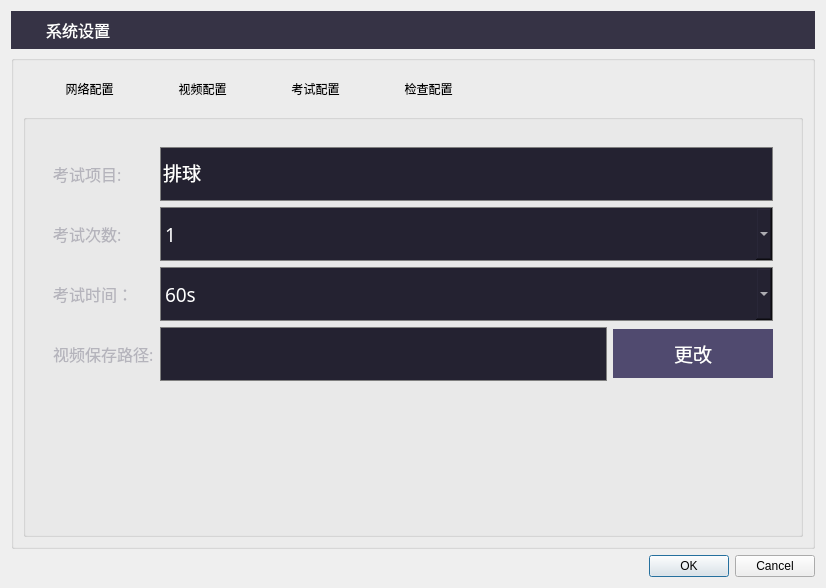
<?xml version="1.0" encoding="UTF-8"?>
<ui version="4.0">
 <class>SettingDialog</class>
 <widget class="QDialog" name="SettingDialog">
  <property name="geometry">
   <rect>
    <x>0</x>
    <y>0</y>
    <width>826</width>
    <height>588</height>
   </rect>
  </property>
  <property name="minimumSize">
   <size>
    <width>826</width>
    <height>588</height>
   </size>
  </property>
  <property name="windowTitle">
   <string>Dialog</string>
  </property>
  <property name="styleSheet">
   <string notr="true"/>
  </property>
  <layout class="QVBoxLayout" name="verticalLayout_11">
   <item>
    <widget class="QGroupBox" name="groupBox">
     <property name="styleSheet">
      <string notr="true">background-color: rgb(54, 51, 69);
border:0px;</string>
     </property>
     <property name="title">
      <string/>
     </property>
     <layout class="QHBoxLayout" name="horizontalLayout">
      <item>
       <widget class="QLabel" name="label">
        <property name="minimumSize">
         <size>
          <width>20</width>
          <height>20</height>
         </size>
        </property>
        <property name="maximumSize">
         <size>
          <width>20</width>
          <height>20</height>
         </size>
        </property>
        <property name="styleSheet">
         <string notr="true">border-image: url(:/resource/images/settings/settingIcon.png);</string>
        </property>
        <property name="text">
         <string/>
        </property>
       </widget>
      </item>
      <item>
       <widget class="QLabel" name="label_2">
        <property name="minimumSize">
         <size>
          <width>83</width>
          <height>20</height>
         </size>
        </property>
        <property name="font">
         <font>
          <family>Microsoft YaHei</family>
          <pointsize>12</pointsize>
         </font>
        </property>
        <property name="styleSheet">
         <string notr="true">color: rgb(255, 255, 255);</string>
        </property>
        <property name="text">
         <string>系统设置</string>
        </property>
       </widget>
      </item>
      <item>
       <spacer name="horizontalSpacer">
        <property name="orientation">
         <enum>Qt::Horizontal</enum>
        </property>
        <property name="sizeHint" stdset="0">
         <size>
          <width>635</width>
          <height>20</height>
         </size>
        </property>
       </spacer>
      </item>
      <item>
       <widget class="QPushButton" name="pbCloseSetting">
        <property name="minimumSize">
         <size>
          <width>18</width>
          <height>18</height>
         </size>
        </property>
        <property name="maximumSize">
         <size>
          <width>18</width>
          <height>18</height>
         </size>
        </property>
        <property name="styleSheet">
         <string notr="true">border-image: url(:/resource/images/settings/loginX.png);</string>
        </property>
        <property name="text">
         <string/>
        </property>
       </widget>
      </item>
     </layout>
    </widget>
   </item>
   <item>
    <widget class="QGroupBox" name="gbSettingContent_2">
     <property name="title">
      <string/>
     </property>
     <layout class="QVBoxLayout" name="verticalLayout_10">
      <item>
       <layout class="QHBoxLayout" name="horizontalLayout_7">
        <item>
         <spacer name="horizontalSpacer_3">
          <property name="orientation">
           <enum>Qt::Horizontal</enum>
          </property>
          <property name="sizeHint" stdset="0">
           <size>
            <width>40</width>
            <height>20</height>
           </size>
          </property>
         </spacer>
        </item>
        <item>
         <widget class="QPushButton" name="pbSetNetwork">
          <property name="minimumSize">
           <size>
            <width>107</width>
            <height>38</height>
           </size>
          </property>
          <property name="text">
           <string>网络配置</string>
          </property>
          <property name="flat">
           <bool>true</bool>
          </property>
         </widget>
        </item>
        <item>
         <widget class="QPushButton" name="pbSetVideo">
          <property name="minimumSize">
           <size>
            <width>107</width>
            <height>38</height>
           </size>
          </property>
          <property name="text">
           <string>视频配置</string>
          </property>
          <property name="flat">
           <bool>true</bool>
          </property>
         </widget>
        </item>
        <item>
         <widget class="QPushButton" name="pbSetExam">
          <property name="minimumSize">
           <size>
            <width>107</width>
            <height>38</height>
           </size>
          </property>
          <property name="text">
           <string>考试配置</string>
          </property>
          <property name="flat">
           <bool>true</bool>
          </property>
         </widget>
        </item>
        <item>
         <widget class="QPushButton" name="pbSetCheck">
          <property name="minimumSize">
           <size>
            <width>107</width>
            <height>38</height>
           </size>
          </property>
          <property name="text">
           <string>检查配置</string>
          </property>
          <property name="flat">
           <bool>true</bool>
          </property>
         </widget>
        </item>
        <item>
         <spacer name="horizontalSpacer_2">
          <property name="orientation">
           <enum>Qt::Horizontal</enum>
          </property>
          <property name="sizeHint" stdset="0">
           <size>
            <width>347</width>
            <height>20</height>
           </size>
          </property>
         </spacer>
        </item>
       </layout>
      </item>
      <item>
       <widget class="QGroupBox" name="gbSettingContent">
        <property name="styleSheet">
         <string notr="true"/>
        </property>
        <property name="title">
         <string/>
        </property>
        <layout class="QVBoxLayout" name="verticalLayout_9">
         <item>
          <widget class="QStackedWidget" name="stkWidgetSetting">
           <property name="font">
            <font>
             <family>Microsoft YaHei</family>
             <pointsize>12</pointsize>
            </font>
           </property>
           <property name="styleSheet">
            <string notr="true"/>
           </property>
           <property name="currentIndex">
            <number>1</number>
           </property>
           <widget class="QWidget" name="networkSettingPage">
            <layout class="QGridLayout" name="gridLayout_3">
             <item row="0" column="0">
              <widget class="QGroupBox" name="groupBox_3">
               <property name="styleSheet">
                <string notr="true">border:none;</string>
               </property>
               <property name="title">
                <string/>
               </property>
               <layout class="QGridLayout" name="gridLayout_4">
                <item row="0" column="0">
                 <layout class="QHBoxLayout" name="horizontalLayout_4">
                  <item>
                   <layout class="QVBoxLayout" name="verticalLayout_4">
                    <item>
                     <widget class="QLabel" name="label_6">
                      <property name="font">
                       <font>
                        <family>Microsoft YaHei</family>
                        <pointsize>12</pointsize>
                       </font>
                      </property>
                      <property name="styleSheet">
                       <string notr="true">color: rgb(181, 180, 188);</string>
                      </property>
                      <property name="text">
                       <string>IPC地址:</string>
                      </property>
                     </widget>
                    </item>
                    <item>
                     <widget class="QLabel" name="label_7">
                      <property name="font">
                       <font>
                        <family>Microsoft YaHei</family>
                        <pointsize>12</pointsize>
                       </font>
                      </property>
                      <property name="styleSheet">
                       <string notr="true">color: rgb(181, 180, 188);</string>
                      </property>
                      <property name="text">
                       <string>IPC用户名:</string>
                      </property>
                     </widget>
                    </item>
                    <item>
                     <widget class="QLabel" name="label_8">
                      <property name="font">
                       <font>
                        <family>Microsoft YaHei</family>
                        <pointsize>12</pointsize>
                       </font>
                      </property>
                      <property name="styleSheet">
                       <string notr="true">color: rgb(181, 180, 188);</string>
                      </property>
                      <property name="text">
                       <string>IPC密码:</string>
                      </property>
                     </widget>
                    </item>
                   </layout>
                  </item>
                  <item>
                   <layout class="QVBoxLayout" name="verticalLayout_3">
                    <property name="spacing">
                     <number>20</number>
                    </property>
                    <item>
                     <widget class="QLineEdit" name="leIPCAddress">
                      <property name="minimumSize">
                       <size>
                        <width>546</width>
                        <height>54</height>
                       </size>
                      </property>
                      <property name="font">
                       <font>
                        <family>Microsoft YaHei</family>
                        <pointsize>14</pointsize>
                       </font>
                      </property>
                      <property name="styleSheet">
                       <string notr="true">background-color: rgb(36, 34, 49);
color: rgb(255, 255, 255);
border: 1px solid gray;</string>
                      </property>
                     </widget>
                    </item>
                    <item>
                     <widget class="QLineEdit" name="leIPCUserName">
                      <property name="minimumSize">
                       <size>
                        <width>546</width>
                        <height>54</height>
                       </size>
                      </property>
                      <property name="font">
                       <font>
                        <family>Microsoft YaHei</family>
                        <pointsize>14</pointsize>
                       </font>
                      </property>
                      <property name="styleSheet">
                       <string notr="true">background-color: rgb(36, 34, 49);
color: rgb(255, 255, 255);
border: 1px solid gray;</string>
                      </property>
                     </widget>
                    </item>
                    <item>
                     <widget class="QLineEdit" name="leIPCCode">
                      <property name="minimumSize">
                       <size>
                        <width>546</width>
                        <height>54</height>
                       </size>
                      </property>
                      <property name="font">
                       <font>
                        <family>Microsoft YaHei</family>
                        <pointsize>14</pointsize>
                       </font>
                      </property>
                      <property name="styleSheet">
                       <string notr="true">background-color: rgb(36, 34, 49);
color: rgb(255, 255, 255);
border: 1px solid gray;</string>
                      </property>
                     </widget>
                    </item>
                   </layout>
                  </item>
                 </layout>
                </item>
               </layout>
              </widget>
             </item>
             <item row="1" column="0">
              <spacer name="verticalSpacer_4">
               <property name="orientation">
                <enum>Qt::Vertical</enum>
               </property>
               <property name="sizeHint" stdset="0">
                <size>
                 <width>20</width>
                 <height>40</height>
                </size>
               </property>
              </spacer>
             </item>
            </layout>
           </widget>
           <widget class="QWidget" name="videoSettingPage">
            <layout class="QVBoxLayout" name="verticalLayout_13">
             <item>
              <widget class="QGroupBox" name="groupBox_4">
               <property name="styleSheet">
                <string notr="true">border:none;</string>
               </property>
               <property name="title">
                <string/>
               </property>
               <layout class="QVBoxLayout" name="verticalLayout_12">
                <item>
                 <layout class="QHBoxLayout" name="horizontalLayout_8">
                  <item>
                   <layout class="QVBoxLayout" name="verticalLayout_6">
                    <item>
                     <widget class="QLabel" name="label_9">
                      <property name="font">
                       <font>
                        <family>Microsoft YaHei</family>
                        <pointsize>12</pointsize>
                       </font>
                      </property>
                      <property name="styleSheet">
                       <string notr="true">color: rgb(181, 180, 188);</string>
                      </property>
                      <property name="text">
                       <string>考试项目:</string>
                      </property>
                     </widget>
                    </item>
                    <item>
                     <widget class="QLabel" name="label_10">
                      <property name="font">
                       <font>
                        <family>Microsoft YaHei</family>
                        <pointsize>12</pointsize>
                       </font>
                      </property>
                      <property name="styleSheet">
                       <string notr="true">color: rgb(181, 180, 188);</string>
                      </property>
                      <property name="text">
                       <string>考试次数:</string>
                      </property>
                     </widget>
                    </item>
                    <item>
                     <widget class="QLabel" name="label_18">
                      <property name="font">
                       <font>
                        <family>Microsoft YaHei</family>
                        <pointsize>12</pointsize>
                       </font>
                      </property>
                      <property name="styleSheet">
                       <string notr="true">color: rgb(181, 180, 188);</string>
                      </property>
                      <property name="text">
                       <string>考试时间：</string>
                      </property>
                     </widget>
                    </item>
                    <item>
                     <widget class="QLabel" name="label_11">
                      <property name="font">
                       <font>
                        <family>Microsoft YaHei</family>
                        <pointsize>12</pointsize>
                       </font>
                      </property>
                      <property name="styleSheet">
                       <string notr="true">color: rgb(181, 180, 188);</string>
                      </property>
                      <property name="text">
                       <string>视频保存路径:</string>
                      </property>
                     </widget>
                    </item>
                   </layout>
                  </item>
                  <item>
                   <layout class="QVBoxLayout" name="verticalLayout_5">
                    <item>
                     <widget class="QLineEdit" name="leExamProject">
                      <property name="minimumSize">
                       <size>
                        <width>546</width>
                        <height>54</height>
                       </size>
                      </property>
                      <property name="font">
                       <font>
                        <family>Microsoft YaHei</family>
                        <pointsize>14</pointsize>
                       </font>
                      </property>
                      <property name="styleSheet">
                       <string notr="true">background-color: rgb(36, 34, 49);
color: rgb(255, 255, 255);
border: 1px solid gray;</string>
                      </property>
                      <property name="text">
                       <string>排球</string>
                      </property>
                     </widget>
                    </item>
                    <item>
                     <widget class="QComboBox" name="cmbExamTestTimes">
                      <property name="minimumSize">
                       <size>
                        <width>0</width>
                        <height>54</height>
                       </size>
                      </property>
                      <property name="font">
                       <font>
                        <family>Microsoft YaHei</family>
                        <pointsize>14</pointsize>
                       </font>
                      </property>
                      <property name="styleSheet">
                       <string notr="true">background-color: rgb(36, 34, 49);
color: rgb(255, 255, 255);
border: 1px solid gray;</string>
                      </property>
                      <item>
                       <property name="text">
                        <string>1</string>
                       </property>
                      </item>
                      <item>
                       <property name="text">
                        <string>2</string>
                       </property>
                      </item>
                      <item>
                       <property name="text">
                        <string>3</string>
                       </property>
                      </item>
                     </widget>
                    </item>
                    <item>
                     <widget class="QComboBox" name="cmbExamTimeVersion">
                      <property name="minimumSize">
                       <size>
                        <width>0</width>
                        <height>54</height>
                       </size>
                      </property>
                      <property name="font">
                       <font>
                        <family>Microsoft YaHei</family>
                        <pointsize>14</pointsize>
                       </font>
                      </property>
                      <property name="styleSheet">
                       <string notr="true">background-color: rgb(36, 34, 49);
color: rgb(255, 255, 255);
border: 1px solid gray;</string>
                      </property>
                      <item>
                       <property name="text">
                        <string>60s</string>
                       </property>
                      </item>
                      <item>
                       <property name="text">
                        <string>30s</string>
                       </property>
                      </item>
                     </widget>
                    </item>
                    <item>
                     <layout class="QHBoxLayout" name="horizontalLayout_5">
                      <item>
                       <widget class="QLineEdit" name="leVideoSavePath">
                        <property name="minimumSize">
                         <size>
                          <width>400</width>
                          <height>54</height>
                         </size>
                        </property>
                        <property name="font">
                         <font>
                          <family>Microsoft YaHei</family>
                          <pointsize>14</pointsize>
                         </font>
                        </property>
                        <property name="styleSheet">
                         <string notr="true">background-color: rgb(36, 34, 49);
color: rgb(255, 255, 255);
border: 1px solid gray;</string>
                        </property>
                       </widget>
                      </item>
                      <item>
                       <widget class="QPushButton" name="pbChangeVideoPath">
                        <property name="minimumSize">
                         <size>
                          <width>160</width>
                          <height>49</height>
                         </size>
                        </property>
                        <property name="font">
                         <font>
                          <family>Microsoft YaHei</family>
                          <pointsize>14</pointsize>
                         </font>
                        </property>
                        <property name="styleSheet">
                         <string notr="true">background-color: rgb(80, 74, 111);
color: rgb(255, 255, 255);</string>
                        </property>
                        <property name="text">
                         <string>更改</string>
                        </property>
                       </widget>
                      </item>
                     </layout>
                    </item>
                   </layout>
                  </item>
                 </layout>
                </item>
                <item>
                 <spacer name="verticalSpacer_3">
                  <property name="orientation">
                   <enum>Qt::Vertical</enum>
                  </property>
                  <property name="sizeHint" stdset="0">
                   <size>
                    <width>20</width>
                    <height>151</height>
                   </size>
                  </property>
                 </spacer>
                </item>
               </layout>
              </widget>
             </item>
            </layout>
           </widget>
           <widget class="QWidget" name="examSettingPage">
            <layout class="QGridLayout" name="gridLayout_6">
             <item row="0" column="0">
              <widget class="QGroupBox" name="groupBox_5">
               <property name="styleSheet">
                <string notr="true">border:none;</string>
               </property>
               <property name="title">
                <string/>
               </property>
               <layout class="QHBoxLayout" name="horizontalLayout_6">
                <item>
                 <layout class="QVBoxLayout" name="verticalLayout_8">
                  <item>
                   <widget class="QLabel" name="label_12">
                    <property name="font">
                     <font>
                      <family>Microsoft YaHei</family>
                      <pointsize>12</pointsize>
                     </font>
                    </property>
                    <property name="styleSheet">
                     <string notr="true">color: rgb(181, 180, 188);</string>
                    </property>
                    <property name="text">
                     <string>角度检测:</string>
                    </property>
                   </widget>
                  </item>
                  <item>
                   <widget class="QLabel" name="label_13">
                    <property name="font">
                     <font>
                      <family>Microsoft YaHei</family>
                      <pointsize>12</pointsize>
                     </font>
                    </property>
                    <property name="styleSheet">
                     <string notr="true">color: rgb(181, 180, 188);</string>
                    </property>
                    <property name="text">
                     <string>检测大小:</string>
                    </property>
                   </widget>
                  </item>
                  <item>
                   <widget class="QLabel" name="label_14">
                    <property name="font">
                     <font>
                      <family>Microsoft YaHei</family>
                      <pointsize>12</pointsize>
                     </font>
                    </property>
                    <property name="styleSheet">
                     <string notr="true">color: rgb(181, 180, 188);</string>
                    </property>
                    <property name="text">
                     <string>检测灵敏度:</string>
                    </property>
                   </widget>
                  </item>
                  <item>
                   <widget class="QLabel" name="label_15">
                    <property name="font">
                     <font>
                      <family>Microsoft YaHei</family>
                      <pointsize>12</pointsize>
                     </font>
                    </property>
                    <property name="styleSheet">
                     <string notr="true">color: rgb(181, 180, 188);</string>
                    </property>
                    <property name="text">
                     <string>基础帧更新灵敏度:</string>
                    </property>
                   </widget>
                  </item>
                 </layout>
                </item>
                <item>
                 <layout class="QVBoxLayout" name="verticalLayout_7">
                  <property name="spacing">
                   <number>20</number>
                  </property>
                  <item>
                   <widget class="QLineEdit" name="leAngleProbe">
                    <property name="minimumSize">
                     <size>
                      <width>546</width>
                      <height>54</height>
                     </size>
                    </property>
                    <property name="font">
                     <font>
                      <family>Microsoft YaHei</family>
                      <pointsize>14</pointsize>
                     </font>
                    </property>
                    <property name="styleSheet">
                     <string notr="true">background-color: rgb(36, 34, 49);
color: rgb(255, 255, 255);
border: 1px solid gray;</string>
                    </property>
                   </widget>
                  </item>
                  <item>
                   <widget class="QLineEdit" name="leProbeSize">
                    <property name="minimumSize">
                     <size>
                      <width>546</width>
                      <height>54</height>
                     </size>
                    </property>
                    <property name="font">
                     <font>
                      <family>Microsoft YaHei</family>
                      <pointsize>14</pointsize>
                     </font>
                    </property>
                    <property name="styleSheet">
                     <string notr="true">background-color: rgb(36, 34, 49);
color: rgb(255, 255, 255);
border: 1px solid gray;</string>
                    </property>
                   </widget>
                  </item>
                  <item>
                   <widget class="QLineEdit" name="leProbeSensitive">
                    <property name="minimumSize">
                     <size>
                      <width>546</width>
                      <height>54</height>
                     </size>
                    </property>
                    <property name="font">
                     <font>
                      <family>Microsoft YaHei</family>
                      <pointsize>14</pointsize>
                     </font>
                    </property>
                    <property name="styleSheet">
                     <string notr="true">background-color: rgb(36, 34, 49);
color: rgb(255, 255, 255);
border: 1px solid gray;</string>
                    </property>
                   </widget>
                  </item>
                  <item>
                   <widget class="QLineEdit" name="leBaseUpdateSensitive">
                    <property name="minimumSize">
                     <size>
                      <width>546</width>
                      <height>54</height>
                     </size>
                    </property>
                    <property name="font">
                     <font>
                      <family>Microsoft YaHei</family>
                      <pointsize>14</pointsize>
                     </font>
                    </property>
                    <property name="styleSheet">
                     <string notr="true">background-color: rgb(36, 34, 49);
color: rgb(255, 255, 255);
border: 1px solid gray;</string>
                    </property>
                   </widget>
                  </item>
                 </layout>
                </item>
               </layout>
              </widget>
             </item>
             <item row="1" column="0">
              <spacer name="verticalSpacer_2">
               <property name="orientation">
                <enum>Qt::Vertical</enum>
               </property>
               <property name="sizeHint" stdset="0">
                <size>
                 <width>20</width>
                 <height>40</height>
                </size>
               </property>
              </spacer>
             </item>
            </layout>
           </widget>
           <widget class="QWidget" name="checkSettingPage">
            <layout class="QVBoxLayout" name="verticalLayout_14">
             <item>
              <widget class="QGroupBox" name="gbExamSetupBox">
               <property name="styleSheet">
                <string notr="true"/>
               </property>
               <property name="title">
                <string/>
               </property>
               <widget class="QWidget" name="layoutWidget">
                <property name="geometry">
                 <rect>
                  <x>0</x>
                  <y>0</y>
                  <width>724</width>
                  <height>280</height>
                 </rect>
                </property>
                <layout class="QHBoxLayout" name="horizontalLayout_2">
                 <item>
                  <layout class="QVBoxLayout" name="verticalLayout_2">
                   <item>
                    <widget class="QLabel" name="label_17">
                     <property name="minimumSize">
                      <size>
                       <width>165</width>
                       <height>0</height>
                      </size>
                     </property>
                     <property name="font">
                      <font>
                       <family>Microsoft YaHei</family>
                       <pointsize>12</pointsize>
                      </font>
                     </property>
                     <property name="styleSheet">
                      <string notr="true">color: rgb(181, 180, 188);</string>
                     </property>
                     <property name="text">
                      <string>工作模式:</string>
                     </property>
                    </widget>
                   </item>
                   <item>
                    <widget class="QLabel" name="label_3">
                     <property name="minimumSize">
                      <size>
                       <width>165</width>
                       <height>0</height>
                      </size>
                     </property>
                     <property name="font">
                      <font>
                       <family>Microsoft YaHei</family>
                       <pointsize>12</pointsize>
                      </font>
                     </property>
                     <property name="styleSheet">
                      <string notr="true">color: rgb(181, 180, 188);</string>
                     </property>
                     <property name="text">
                      <string>平台地址:</string>
                     </property>
                    </widget>
                   </item>
                   <item>
                    <widget class="QLabel" name="label_4">
                     <property name="font">
                      <font>
                       <family>Microsoft YaHei</family>
                       <pointsize>12</pointsize>
                      </font>
                     </property>
                     <property name="styleSheet">
                      <string notr="true">color: rgb(181, 180, 188);</string>
                     </property>
                     <property name="text">
                      <string>设备编号:</string>
                     </property>
                    </widget>
                   </item>
                   <item>
                    <widget class="QLabel" name="label_16">
                     <property name="minimumSize">
                      <size>
                       <width>165</width>
                       <height>0</height>
                      </size>
                     </property>
                     <property name="font">
                      <font>
                       <family>Microsoft YaHei</family>
                       <pointsize>12</pointsize>
                      </font>
                     </property>
                     <property name="styleSheet">
                      <string notr="true">color: rgb(181, 180, 188);</string>
                     </property>
                     <property name="text">
                      <string>发令设备地址：</string>
                     </property>
                    </widget>
                   </item>
                  </layout>
                 </item>
                 <item>
                  <layout class="QVBoxLayout" name="verticalLayout">
                   <property name="spacing">
                    <number>20</number>
                   </property>
                   <item>
                    <widget class="QGroupBox" name="gbClientModeBox">
                     <property name="minimumSize">
                      <size>
                       <width>0</width>
                       <height>54</height>
                      </size>
                     </property>
                     <property name="styleSheet">
                      <string notr="true"/>
                     </property>
                     <property name="title">
                      <string/>
                     </property>
                     <layout class="QHBoxLayout" name="horizontalLayout_9">
                      <item>
                       <widget class="QRadioButton" name="rbOnlineMode">
                        <property name="font">
                         <font>
                          <family>Microsoft YaHei</family>
                          <pointsize>14</pointsize>
                         </font>
                        </property>
                        <property name="styleSheet">
                         <string notr="true">border:none;
color: rgb(255, 255, 255);</string>
                        </property>
                        <property name="text">
                         <string>统一发令</string>
                        </property>
                       </widget>
                      </item>
                      <item>
                       <widget class="QRadioButton" name="rbOfflineMode">
                        <property name="font">
                         <font>
                          <family>Microsoft YaHei</family>
                          <pointsize>14</pointsize>
                         </font>
                        </property>
                        <property name="styleSheet">
                         <string notr="true">border:none;
color: rgb(255, 255, 255);</string>
                        </property>
                        <property name="text">
                         <string>单机发令</string>
                        </property>
                        <property name="checked">
                         <bool>true</bool>
                        </property>
                       </widget>
                      </item>
                     </layout>
                    </widget>
                   </item>
                   <item>
                    <widget class="QLineEdit" name="lePlatAddress">
                     <property name="minimumSize">
                      <size>
                       <width>546</width>
                       <height>54</height>
                      </size>
                     </property>
                     <property name="font">
                      <font>
                       <family>Microsoft YaHei</family>
                       <pointsize>14</pointsize>
                      </font>
                     </property>
                     <property name="styleSheet">
                      <string notr="true">background-color: rgb(36, 34, 49);
color: rgb(255, 255, 255);
border: 1px solid #89879a;</string>
                     </property>
                     <property name="text">
                      <string>http://121.227.30.61:8787/</string>
                     </property>
                    </widget>
                   </item>
                   <item>
                    <widget class="QLineEdit" name="leDeviceId">
                     <property name="minimumSize">
                      <size>
                       <width>546</width>
                       <height>54</height>
                      </size>
                     </property>
                     <property name="font">
                      <font>
                       <family>Microsoft YaHei</family>
                       <pointsize>14</pointsize>
                      </font>
                     </property>
                     <property name="styleSheet">
                      <string notr="true">background-color: rgb(36, 34, 49);
color: rgb(255, 255, 255);
border: 1px solid gray;</string>
                     </property>
                     <property name="text">
                      <string>1</string>
                     </property>
                    </widget>
                   </item>
                   <item>
                    <widget class="QLineEdit" name="leSendCmdServerIp">
                     <property name="minimumSize">
                      <size>
                       <width>546</width>
                       <height>54</height>
                      </size>
                     </property>
                     <property name="font">
                      <font>
                       <family>Microsoft YaHei</family>
                       <pointsize>14</pointsize>
                      </font>
                     </property>
                     <property name="styleSheet">
                      <string notr="true">background-color: rgb(36, 34, 49);
color: rgb(255, 255, 255);
border: 1px solid gray;</string>
                     </property>
                     <property name="text">
                      <string>192.168.0.254</string>
                     </property>
                    </widget>
                   </item>
                  </layout>
                 </item>
                </layout>
               </widget>
               <widget class="QWidget" name="layoutWidget">
                <property name="geometry">
                 <rect>
                  <x>10</x>
                  <y>300</y>
                  <width>652</width>
                  <height>56</height>
                 </rect>
                </property>
                <layout class="QHBoxLayout" name="horizontalLayout_3">
                 <item>
                  <widget class="QLabel" name="label_5">
                   <property name="font">
                    <font>
                     <family>Microsoft YaHei</family>
                     <pointsize>12</pointsize>
                    </font>
                   </property>
                   <property name="styleSheet">
                    <string notr="true">color: rgb(181, 180, 188);</string>
                   </property>
                   <property name="text">
                    <string>人脸识别终端编号(后6位): </string>
                   </property>
                  </widget>
                 </item>
                 <item>
                  <widget class="QLineEdit" name="leFaceId6Last">
                   <property name="minimumSize">
                    <size>
                     <width>406</width>
                     <height>54</height>
                    </size>
                   </property>
                   <property name="font">
                    <font>
                     <family>Microsoft YaHei</family>
                     <pointsize>14</pointsize>
                    </font>
                   </property>
                   <property name="styleSheet">
                    <string notr="true">background-color: rgb(36, 34, 49);
color: rgb(255, 255, 255);
border: 1px solid gray;</string>
                   </property>
                  </widget>
                 </item>
                </layout>
               </widget>
              </widget>
             </item>
            </layout>
           </widget>
          </widget>
         </item>
        </layout>
       </widget>
      </item>
     </layout>
    </widget>
   </item>
   <item>
    <widget class="QDialogButtonBox" name="buttonBox">
     <property name="orientation">
      <enum>Qt::Horizontal</enum>
     </property>
     <property name="standardButtons">
      <set>QDialogButtonBox::Cancel|QDialogButtonBox::Ok</set>
     </property>
    </widget>
   </item>
  </layout>
 </widget>
 <resources/>
 <connections>
  <connection>
   <sender>buttonBox</sender>
   <signal>rejected()</signal>
   <receiver>SettingDialog</receiver>
   <slot>reject()</slot>
   <hints>
    <hint type="sourcelabel">
     <x>316</x>
     <y>260</y>
    </hint>
    <hint type="destinationlabel">
     <x>286</x>
     <y>274</y>
    </hint>
   </hints>
  </connection>
  <connection>
   <sender>buttonBox</sender>
   <signal>accepted()</signal>
   <receiver>SettingDialog</receiver>
   <slot>accept()</slot>
   <hints>
    <hint type="sourcelabel">
     <x>248</x>
     <y>254</y>
    </hint>
    <hint type="destinationlabel">
     <x>157</x>
     <y>274</y>
    </hint>
   </hints>
  </connection>
 </connections>
</ui>
